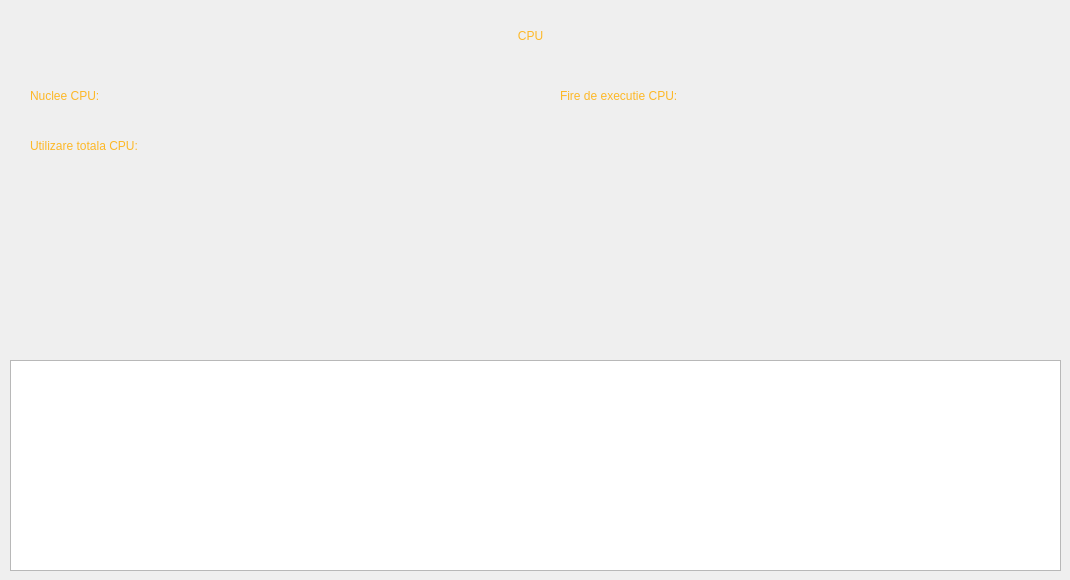
    <widget class="QWidget" name="tab">
     <property name="sizePolicy">
      <sizepolicy hsizetype="Preferred" vsizetype="Preferred">
       <horstretch>0</horstretch>
       <verstretch>0</verstretch>
      </sizepolicy>
     </property>
     <property name="baseSize">
      <size>
       <width>0</width>
       <height>0</height>
      </size>
     </property>
     <property name="styleSheet">
      <string notr="true"/>
     </property>
     <attribute name="title">
      <string>CPU</string>
     </attribute>
     <widget class="QLabel" name="nume_cpu">
      <property name="geometry">
       <rect>
        <x>10</x>
        <y>10</y>
        <width>1041</width>
        <height>51</height>
       </rect>
      </property>
      <property name="layoutDirection">
       <enum>Qt::LeftToRight</enum>
      </property>
      <property name="styleSheet">
       <string notr="true">color: rgb(253, 184, 39);
font: 30pt &quot;Trebuchet MS&quot;;
background-color: rgba(255, 255, 255, 0);</string>
      </property>
      <property name="text">
       <string>CPU</string>
      </property>
      <property name="alignment">
       <set>Qt::AlignCenter</set>
      </property>
     </widget>
     <widget class="QLabel" name="CPU0">
      <property name="geometry">
       <rect>
        <x>30</x>
        <y>180</y>
        <width>491</width>
        <height>16</height>
       </rect>
      </property>
      <property name="styleSheet">
       <string notr="true">color: rgb(253, 184, 39);
font: 12pt &quot;Trebuchet MS&quot;;
background-color: rgba(255, 255, 255, 0);</string>
      </property>
      <property name="text">
       <string/>
      </property>
     </widget>
     <widget class="QLabel" name="nuclee_cpu">
      <property name="geometry">
       <rect>
        <x>30</x>
        <y>80</y>
        <width>501</width>
        <height>31</height>
       </rect>
      </property>
      <property name="styleSheet">
       <string notr="true">color: rgb(253, 184, 39);
font: 20pt &quot;Trebuchet MS&quot;;
background-color: rgba(255, 255, 255, 0);</string>
      </property>
      <property name="text">
       <string>Nuclee CPU:</string>
      </property>
     </widget>
     <widget class="QLabel" name="CPUtot">
      <property name="geometry">
       <rect>
        <x>30</x>
        <y>130</y>
        <width>651</width>
        <height>31</height>
       </rect>
      </property>
      <property name="styleSheet">
       <string notr="true">color: rgb(253, 184, 39);
font: 20pt &quot;Trebuchet MS&quot;;
background-color: rgba(255, 255, 255, 0);</string>
      </property>
      <property name="text">
       <string>Utilizare totala CPU:</string>
      </property>
     </widget>
     <widget class="QLabel" name="CPU1">
      <property name="geometry">
       <rect>
        <x>30</x>
        <y>210</y>
        <width>491</width>
        <height>16</height>
       </rect>
      </property>
      <property name="styleSheet">
       <string notr="true">color: rgb(253, 184, 39);
font: 12pt &quot;Trebuchet MS&quot;;
background-color: rgba(255, 255, 255, 0);</string>
      </property>
      <property name="text">
       <string/>
      </property>
     </widget>
     <widget class="QLabel" name="CPU2">
      <property name="geometry">
       <rect>
        <x>30</x>
        <y>240</y>
        <width>491</width>
        <height>16</height>
       </rect>
      </property>
      <property name="styleSheet">
       <string notr="true">color: rgb(253, 184, 39);
font: 12pt &quot;Trebuchet MS&quot;;
background-color: rgba(255, 255, 255, 0);</string>
      </property>
      <property name="text">
       <string/>
      </property>
     </widget>
     <widget class="QLabel" name="CPU3">
      <property name="geometry">
       <rect>
        <x>30</x>
        <y>270</y>
        <width>491</width>
        <height>16</height>
       </rect>
      </property>
      <property name="styleSheet">
       <string notr="true">color: rgb(253, 184, 39);
font: 12pt &quot;Trebuchet MS&quot;;
background-color: rgba(255, 255, 255, 0);</string>
      </property>
      <property name="text">
       <string/>
      </property>
     </widget>
     <widget class="QLabel" name="CPU4">
      <property name="geometry">
       <rect>
        <x>30</x>
        <y>300</y>
        <width>491</width>
        <height>16</height>
       </rect>
      </property>
      <property name="styleSheet">
       <string notr="true">color: rgb(253, 184, 39);
font: 12pt &quot;Trebuchet MS&quot;;
background-color: rgba(255, 255, 255, 0);</string>
      </property>
      <property name="text">
       <string/>
      </property>
     </widget>
     <widget class="QLabel" name="CPU5">
      <property name="geometry">
       <rect>
        <x>30</x>
        <y>330</y>
        <width>491</width>
        <height>16</height>
       </rect>
      </property>
      <property name="styleSheet">
       <string notr="true">color: rgb(253, 184, 39);
font: 12pt &quot;Trebuchet MS&quot;;
background-color: rgba(255, 255, 255, 0);</string>
      </property>
      <property name="text">
       <string/>
      </property>
     </widget>
     <widget class="QLabel" name="CPU6">
      <property name="geometry">
       <rect>
        <x>560</x>
        <y>180</y>
        <width>441</width>
        <height>16</height>
       </rect>
      </property>
      <property name="styleSheet">
       <string notr="true">color: rgb(253, 184, 39);
font: 12pt &quot;Trebuchet MS&quot;;
background-color: rgba(255, 255, 255, 0);</string>
      </property>
      <property name="text">
       <string/>
      </property>
     </widget>
     <widget class="QLabel" name="CPU7">
      <property name="geometry">
       <rect>
        <x>560</x>
        <y>210</y>
        <width>441</width>
        <height>16</height>
       </rect>
      </property>
      <property name="styleSheet">
       <string notr="true">color: rgb(253, 184, 39);
font: 12pt &quot;Trebuchet MS&quot;;
background-color: rgba(255, 255, 255, 0);</string>
      </property>
      <property name="text">
       <string/>
      </property>
     </widget>
     <widget class="QLabel" name="CPU11">
      <property name="geometry">
       <rect>
        <x>560</x>
        <y>330</y>
        <width>441</width>
        <height>16</height>
       </rect>
      </property>
      <property name="styleSheet">
       <string notr="true">color: rgb(253, 184, 39);
font: 12pt &quot;Trebuchet MS&quot;;
background-color: rgba(255, 255, 255, 0);</string>
      </property>
      <property name="text">
       <string/>
      </property>
     </widget>
     <widget class="QLabel" name="CPU9">
      <property name="geometry">
       <rect>
        <x>560</x>
        <y>270</y>
        <width>441</width>
        <height>16</height>
       </rect>
      </property>
      <property name="styleSheet">
       <string notr="true">color: rgb(253, 184, 39);
font: 12pt &quot;Trebuchet MS&quot;;
background-color: rgba(255, 255, 255, 0);</string>
      </property>
      <property name="text">
       <string/>
      </property>
     </widget>
     <widget class="QLabel" name="CPU10">
      <property name="geometry">
       <rect>
        <x>560</x>
        <y>300</y>
        <width>441</width>
        <height>16</height>
       </rect>
      </property>
      <property name="styleSheet">
       <string notr="true">color: rgb(253, 184, 39);
font: 12pt &quot;Trebuchet MS&quot;;
background-color: rgba(255, 255, 255, 0);</string>
      </property>
      <property name="text">
       <string/>
      </property>
     </widget>
     <widget class="QLabel" name="CPU8">
      <property name="geometry">
       <rect>
        <x>560</x>
        <y>240</y>
        <width>441</width>
        <height>16</height>
       </rect>
      </property>
      <property name="styleSheet">
       <string notr="true">color: rgb(253, 184, 39);
font: 12pt &quot;Trebuchet MS&quot;;
background-color: rgba(255, 255, 255, 0);</string>
      </property>
      <property name="text">
       <string/>
      </property>
     </widget>
     <widget class="PlotWidget" name="CPU_graph">
      <property name="geometry">
       <rect>
        <x>10</x>
        <y>360</y>
        <width>1051</width>
        <height>211</height>
       </rect>
      </property>
      <property name="styleSheet">
       <string notr="true"/>
      </property>
     </widget>
     <widget class="QLabel" name="threads_cpu">
      <property name="geometry">
       <rect>
        <x>560</x>
        <y>80</y>
        <width>471</width>
        <height>31</height>
       </rect>
      </property>
      <property name="styleSheet">
       <string notr="true">color: rgb(253, 184, 39);
font: 20pt &quot;Trebuchet MS&quot;;
background-color: rgba(255, 255, 255, 0);</string>
      </property>
      <property name="text">
       <string>Fire de executie CPU:</string>
      </property>
     </widget>
    </widget>
